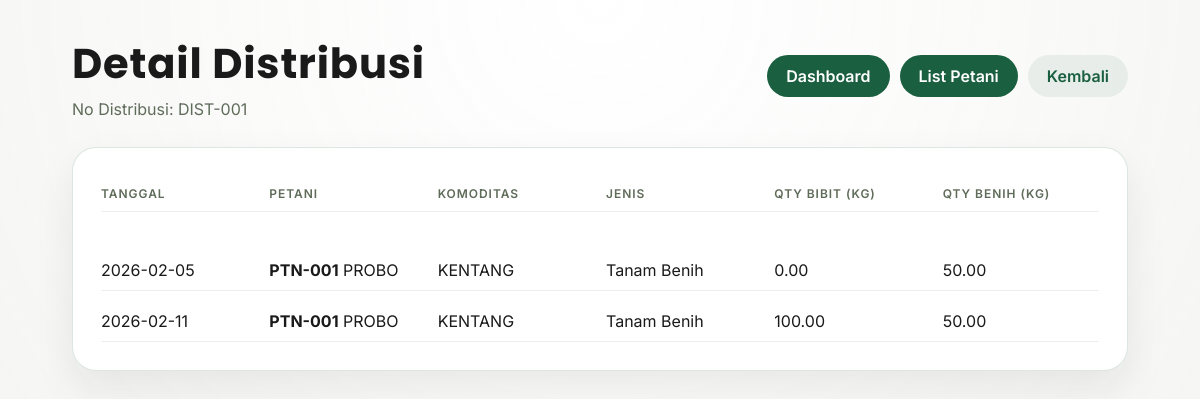
The app's page /distribution/DIST-001 with its own data.
### tables this page shows
CREATE TABLE jadwal_tanam (
            id INTEGER PRIMARY KEY AUTOINCREMENT,
            pola_id INTEGER NOT NULL,
            tanggal TEXT NOT NULL,
            kegiatan TEXT NOT NULL,
            estimasi_kg REAL NOT NULL DEFAULT 0,
            created_at TEXT NOT NULL, jenis TEXT NOT NULL DEFAULT 'panen', qty_benih_kg REAL NOT NULL DEFAULT 0, qty_pemberian_bibit REAL NOT NULL DEFAULT 0, kode_bibit TEXT NOT NULL DEFAULT '', no_pendistribusian TEXT NOT NULL DEFAULT '', supplier TEXT NOT NULL DEFAULT '', realisasi_kg REAL NOT NULL DEFAULT 0,
            FOREIGN KEY (pola_id) REFERENCES pola_tanam(id)
        );

CREATE TABLE pola_tanam (
            id INTEGER PRIMARY KEY AUTOINCREMENT,
            nama_petani TEXT NOT NULL,
            lokasi TEXT NOT NULL,
            komoditas TEXT NOT NULL,
            kontrak_lama TEXT NOT NULL,
            target_yield TEXT NOT NULL,
            created_at TEXT NOT NULL
        , alamat_lengkap TEXT NOT NULL DEFAULT '', telepon TEXT NOT NULL DEFAULT '', kontrak_bulan INTEGER NOT NULL DEFAULT 1, lat REAL, lon REAL, kode_petani TEXT NOT NULL DEFAULT '', kelompok_tani TEXT NOT NULL DEFAULT '');

### app.py (the view)
@app.get("/distribution/<no_pendistribusian>")
def distribution_detail(no_pendistribusian: str):
    conn = get_db()
    rows = conn.execute(
        """
        SELECT j.tanggal, j.jenis, j.kegiatan, j.qty_pemberian_bibit, j.qty_benih_kg,
               j.estimasi_kg, j.realisasi_kg, j.kode_bibit, j.no_pendistribusian,
               p.nama_petani, p.kode_petani, p.komoditas, p.lokasi
        FROM jadwal_tanam j
        JOIN pola_tanam p ON p.id = j.pola_id
        WHERE j.no_pendistribusian = ?
        ORDER BY j.tanggal ASC
        """,
        (no_pendistribusian,),
    ).fetchall()
    conn.close()
    return render_template("distribution.html", rows=rows, no_pendistribusian=no_pendistribusian)

### app.py (called while the page is built)
def get_db():
    conn = sqlite3.connect(DB_PATH)
    conn.row_factory = sqlite3.Row
    return conn

### templates/distribution.html (shortened to what this page needs)
<!doctype html>
<html lang="id">
<head>
  <link rel="stylesheet" href="{{ url_for('static', filename='styles.css') }}" />
</head>
<body>
  <main class="shell">
    <header class="header">
      <div>
        <h1>Detail Distribusi</h1>
        <p>No Distribusi: {{ no_pendistribusian }}</p>
      </div>
      <nav class="nav">
        <a class="link" href="{{ url_for('dashboard') }}">Dashboard</a>
        <a class="link" href="{{ url_for('list_pola') }}">List Petani</a>
        <a class="link ghost" href="{{ url_for('dashboard') }}">Kembali</a>
      </nav>
    </header>
    <section class="card">
      <div class="table">
        <div class="row header row-6">
          <span>Tanggal</span>
          <span>Petani</span>
          <span>Komoditas</span>
          <span>Jenis</span>
          <span>Qty Bibit (kg)</span>
          <span>Qty Benih (kg)</span>
        </div>
        {% for row in rows %}
        <div class="row row-6">
          <span>{{ row.tanggal }}</span>
          <span><strong>{{ row.kode_petani }}</strong> {{ row.nama_petani }}</span>
          <span>{{ row.komoditas }}</span>
          <span>{{ row.jenis|replace('_', ' ')|title }}</span>
          <span>{{ "%.2f"|format((row.qty_pemberian_bibit or 0) | float) }}</span>
          <span>{{ "%.2f"|format((row.qty_benih_kg or 0) | float) }}</span>
        </div>
        {% else %}
        <div class="empty">Tidak ada data.</div>
        {% endfor %}
      </div>
    </section>
  </main>
</body>
</html>

### static/styles.css (style rules this page uses)
:root { --bg: #f5f6f4; --bg-panel: #ffffff; --ink: #1a1a1a; --muted: #5f6c5a; --accent: #1a5f3f; --accent-2: #f4a261; --accent-3: #2a9d8f; --border: rgba(26, 95, 63, 0.15); --shadow: 0 18px 40px rgba(20, 20, 20, 0.08); }
* { box-sizing: border-box; }
body { margin: 0; font-family: 'Inter', 'Segoe UI', sans-serif; color: var(--ink); background: radial-gradient(circle at top, rgba(255,255,255,0.9), var(--bg)); }
.shell { max-width: 1200px; margin: 0 auto; padding: 32px 6vw 64px; }
.header { display: flex; flex-wrap: wrap; justify-content: space-between; align-items: center; gap: 16px; margin-bottom: 28px; }
.header h1 { margin: 0 0 4px; font-family: 'Poppins', 'Inter', sans-serif; font-size: 2.6rem; letter-spacing: 0.02em; }
.header p { margin: 0; color: var(--muted); }
.nav { display: flex; gap: 10px; flex-wrap: wrap; }
.nav .link { padding: 10px 18px; border-radius: 999px; border: 1px solid transparent; text-decoration: none; font-weight: 600; }
.nav .link.ghost { background: rgba(26, 95, 63, 0.08); color: var(--accent); }
.nav .link:not(.ghost) { background: var(--accent); color: #fff; }
.card { background: var(--bg-panel); padding: 28px; border-radius: 24px; box-shadow: var(--shadow); border: 1px solid var(--border); }
.table { display: grid; gap: 10px; }
.row { display: grid; grid-template-columns: repeat(6, minmax(0, 1fr)); gap: 12px; padding: 10px 0; border-bottom: 1px solid rgba(27, 27, 27, 0.08); }
.row.header { font-weight: 600; text-transform: uppercase; letter-spacing: 0.08em; font-size: 0.75rem; color: var(--muted); }

### records on screen
jadwal_tanam: tanggal "2026-02-05", kode_petani "PTN-001", nama_petani "PROBO", komoditas "KENTANG", jenis "Tanam Benih", qty_pemberian_bibit "0.00", qty_benih_kg "50.00"
jadwal_tanam: tanggal "2026-02-11", kode_petani "PTN-001", nama_petani "PROBO", komoditas "KENTANG", jenis "Tanam Benih", qty_pemberian_bibit "100.00", qty_benih_kg "50.00"

### other values on screen
{{ no_pendistribusian }} "DIST-001"
